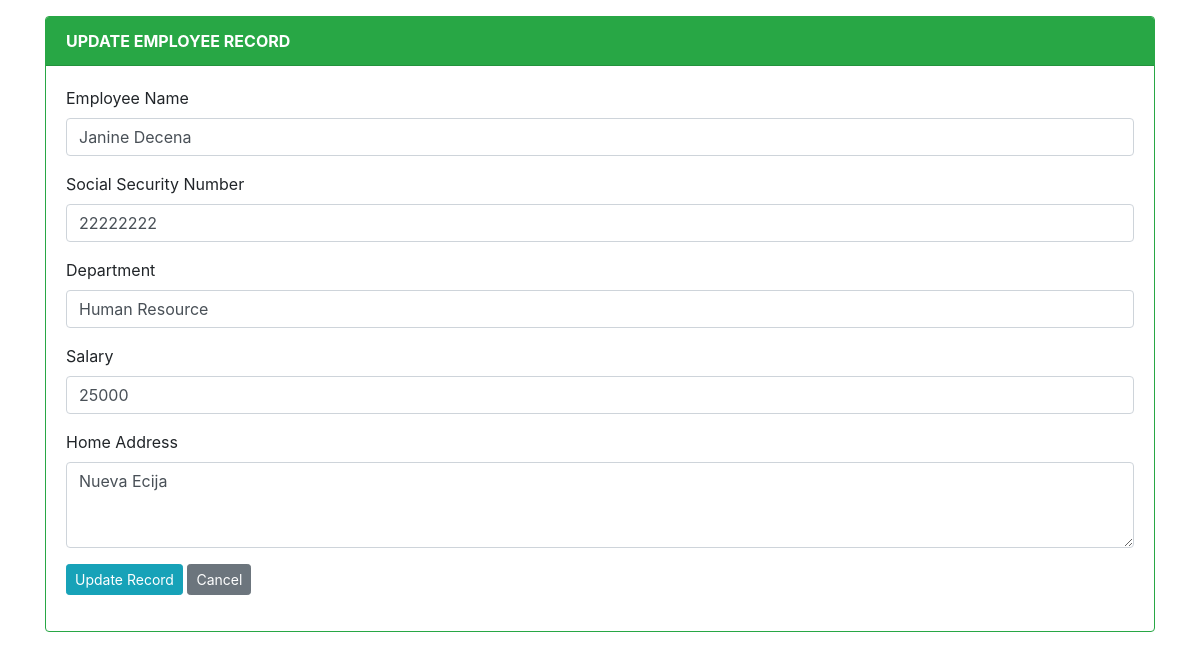
The app's page /update.php?id=2 with its own data.
### tables this page shows
CREATE TABLE `emp_record` (
  `emp_id` int(11) NOT NULL,
  `emp_name` varchar(50) NOT NULL,
  `emp_ssn` varchar(20) NOT NULL,
  `emp_dept` varchar(30) NOT NULL,
  `emp_salary` int(10) NOT NULL,
  `emp_address` varchar(100) NOT NULL
);

### process/update.php (called while the page is built, shortened)
<?php
    $queryID = $_GET["id"];
?>

### update.php (the view, shortened to what this page needs)
<!DOCTYPE html>
<html lang="en">
<head>
    <link rel="stylesheet" href="https://stackpath.bootstrapcdn.com/bootstrap/4.3.1/css/bootstrap.min.css">
</head>
<body>
    <div class="container mx-auto">
        <?php
            include 'process/update.php';
        ?>
        <div class="card mt-3 border-success">
            <div class="card-header bg-success text-white font-weight-bold">
                UPDATE EMPLOYEE RECORD
            </div>
            <div class="card-body">
                <?php
                    $sql = "SELECT * FROM emp_record WHERE emp_id='$queryID'";
                    $stmt = $connectDB->query($sql);
                    while($row=$stmt->fetch()){
                        $name = $row["emp_name"];
                        $ssn = $row["emp_ssn"];
                        $dept = $row["emp_dept"];
                        $salary = $row["emp_salary"];
                        $address = $row["emp_address"];
                    }
                ?>
                <form action="update.php?id=<?php echo $queryID; ?>" method="POST">
                    <div class="form-group">
                        <label for="empName">Employee Name</label>
                        <input type="text" class="form-control" id="empName" name="empName" value="<?php echo $name;?>">
                    </div>
                    <div class="form-group">
                        <label for="ssNumber">Social Security Number</label>
                        <input type="text" class="form-control" id="ssNumber" name="ssNumber" value="<?php echo $ssn;?>">
                    </div>
                    <div class="form-group">
                        <label for="dept">Department</label>
                        <input type="text" class="form-control" id="dept" name="dept" value="<?php echo $dept;?>">
                    </div>
                    <div class="form-group">
                        <label for="salary">Salary</label>
                        <input type="text" class="form-control" id="salary" name="salary" value="<?php echo $salary;?>">
                    </div>
                    <div class="form-group">
                        <label for="address">Home Address</label>
                        <textarea class="form-control" name="address" id="address" cols="3" rows="3"><?php echo $address;?></textarea>
                    </div>
                    <div class="form-group">
                        <button type="submit" name="submit" class="btn btn-info btn-sm">Update Record</button>
                        <a href="viewData.php" class="btn btn-secondary btn-sm">Cancel</a>
                    </div>
                </form>
            </div>
        </div>
    </div>
</body>
</html>

### records on screen
emp_record: empName "Janine Decena", ssNumber "22222222", dept "Human Resource", salary "25000", address "Nueva Ecija"
